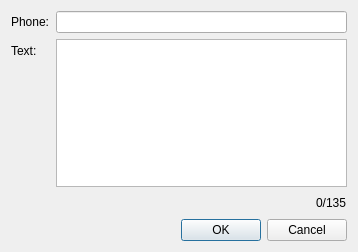
<?xml version="1.0" encoding="UTF-8"?>
<ui version="4.0">
 <class>SMSDialog</class>
 <widget class="QDialog" name="SMSDialog">
  <property name="geometry">
   <rect>
    <x>0</x>
    <y>0</y>
    <width>358</width>
    <height>252</height>
   </rect>
  </property>
  <property name="windowTitle">
   <string>Send SMS</string>
  </property>
  <layout class="QVBoxLayout" name="verticalLayout_2">
   <item>
    <layout class="QFormLayout" name="formLayout">
     <item row="0" column="0">
      <widget class="QLabel" name="label">
       <property name="text">
        <string>Phone:</string>
       </property>
      </widget>
     </item>
     <item row="0" column="1">
      <widget class="QLineEdit" name="Phone_"/>
     </item>
     <item row="1" column="0">
      <widget class="QLabel" name="label_2">
       <property name="text">
        <string>Text:</string>
       </property>
      </widget>
     </item>
     <item row="1" column="1">
      <layout class="QVBoxLayout" name="verticalLayout">
       <item>
        <widget class="QPlainTextEdit" name="Text_"/>
       </item>
       <item>
        <layout class="QHBoxLayout" name="horizontalLayout">
         <item>
          <spacer name="horizontalSpacer">
           <property name="orientation">
            <enum>Qt::Horizontal</enum>
           </property>
           <property name="sizeHint" stdset="0">
            <size>
             <width>40</width>
             <height>20</height>
            </size>
           </property>
          </spacer>
         </item>
         <item>
          <widget class="QLabel" name="Counter_">
           <property name="text">
            <string notr="true">0/135</string>
           </property>
          </widget>
         </item>
        </layout>
       </item>
      </layout>
     </item>
    </layout>
   </item>
   <item>
    <widget class="QDialogButtonBox" name="buttonBox">
     <property name="orientation">
      <enum>Qt::Horizontal</enum>
     </property>
     <property name="standardButtons">
      <set>QDialogButtonBox::Cancel|QDialogButtonBox::Ok</set>
     </property>
    </widget>
   </item>
  </layout>
 </widget>
 <resources/>
 <connections>
  <connection>
   <sender>buttonBox</sender>
   <signal>accepted()</signal>
   <receiver>SMSDialog</receiver>
   <slot>accept()</slot>
   <hints>
    <hint type="sourcelabel">
     <x>248</x>
     <y>254</y>
    </hint>
    <hint type="destinationlabel">
     <x>157</x>
     <y>274</y>
    </hint>
   </hints>
  </connection>
  <connection>
   <sender>buttonBox</sender>
   <signal>rejected()</signal>
   <receiver>SMSDialog</receiver>
   <slot>reject()</slot>
   <hints>
    <hint type="sourcelabel">
     <x>316</x>
     <y>260</y>
    </hint>
    <hint type="destinationlabel">
     <x>286</x>
     <y>274</y>
    </hint>
   </hints>
  </connection>
 </connections>
</ui>
